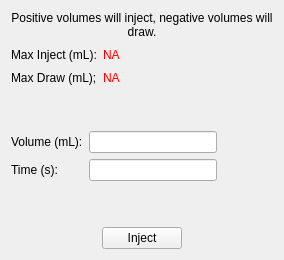
      <widget class="QWidget" name="Injection_tab">
       <attribute name="title">
        <string>Injection</string>
       </attribute>
       <layout class="QVBoxLayout" name="verticalLayout_8">
        <item>
         <layout class="QVBoxLayout" name="verticalLayout_7">
          <item>
           <widget class="QLabel" name="label_22">
            <property name="text">
             <string>Positive volumes will inject, negative volumes will draw.</string>
            </property>
            <property name="alignment">
             <set>Qt::AlignCenter</set>
            </property>
            <property name="wordWrap">
             <bool>true</bool>
            </property>
           </widget>
          </item>
         </layout>
        </item>
        <item>
         <layout class="QGridLayout" name="gridLayout_8">
          <item row="0" column="0">
           <widget class="QLabel" name="label_23">
            <property name="text">
             <string>Max Inject (mL):</string>
            </property>
           </widget>
          </item>
          <item row="1" column="0">
           <widget class="QLabel" name="label_24">
            <property name="text">
             <string>Max Draw (mL);</string>
            </property>
           </widget>
          </item>
          <item row="0" column="1">
           <widget class="QLabel" name="max_inject_i">
            <property name="enabled">
             <bool>true</bool>
            </property>
            <property name="minimumSize">
             <size>
              <width>128</width>
              <height>0</height>
             </size>
            </property>
            <property name="palette">
             <palette>
              <active>
               <colorrole role="WindowText">
                <brush brushstyle="SolidPattern">
                 <color alpha="255">
                  <red>255</red>
                  <green>0</green>
                  <blue>0</blue>
                 </color>
                </brush>
               </colorrole>
              </active>
              <inactive>
               <colorrole role="WindowText">
                <brush brushstyle="SolidPattern">
                 <color alpha="255">
                  <red>255</red>
                  <green>0</green>
                  <blue>0</blue>
                 </color>
                </brush>
               </colorrole>
              </inactive>
              <disabled>
               <colorrole role="WindowText">
                <brush brushstyle="SolidPattern">
                 <color alpha="255">
                  <red>106</red>
                  <green>104</green>
                  <blue>100</blue>
                 </color>
                </brush>
               </colorrole>
              </disabled>
             </palette>
            </property>
            <property name="text">
             <string>NA</string>
            </property>
           </widget>
          </item>
          <item row="1" column="1">
           <widget class="QLabel" name="max_draw_i">
            <property name="minimumSize">
             <size>
              <width>128</width>
              <height>0</height>
             </size>
            </property>
            <property name="palette">
             <palette>
              <active>
               <colorrole role="WindowText">
                <brush brushstyle="SolidPattern">
                 <color alpha="255">
                  <red>255</red>
                  <green>0</green>
                  <blue>0</blue>
                 </color>
                </brush>
               </colorrole>
              </active>
              <inactive>
               <colorrole role="WindowText">
                <brush brushstyle="SolidPattern">
                 <color alpha="255">
                  <red>255</red>
                  <green>0</green>
                  <blue>0</blue>
                 </color>
                </brush>
               </colorrole>
              </inactive>
              <disabled>
               <colorrole role="WindowText">
                <brush brushstyle="SolidPattern">
                 <color alpha="255">
                  <red>106</red>
                  <green>104</green>
                  <blue>100</blue>
                 </color>
                </brush>
               </colorrole>
              </disabled>
             </palette>
            </property>
            <property name="text">
             <string>NA</string>
            </property>
           </widget>
          </item>
          <item row="0" column="2">
           <spacer name="horizontalSpacer_7">
            <property name="orientation">
             <enum>Qt::Horizontal</enum>
            </property>
            <property name="sizeHint" stdset="0">
             <size>
              <width>40</width>
              <height>20</height>
             </size>
            </property>
           </spacer>
          </item>
         </layout>
        </item>
        <item>
         <spacer name="verticalSpacer_2">
          <property name="orientation">
           <enum>Qt::Vertical</enum>
          </property>
          <property name="sizeHint" stdset="0">
           <size>
            <width>20</width>
            <height>40</height>
           </size>
          </property>
         </spacer>
        </item>
        <item>
         <layout class="QGridLayout" name="gridLayout_9">
          <item row="0" column="0">
           <widget class="QLabel" name="label_27">
            <property name="text">
             <string>Volume (mL):</string>
            </property>
           </widget>
          </item>
          <item row="0" column="1">
           <widget class="QLineEdit" name="inject_amount_num">
            <property name="minimumSize">
             <size>
              <width>128</width>
              <height>0</height>
             </size>
            </property>
           </widget>
          </item>
          <item row="1" column="0">
           <widget class="QLabel" name="label_28">
            <property name="text">
             <string>Time (s):</string>
            </property>
           </widget>
          </item>
          <item row="0" column="2">
           <spacer name="horizontalSpacer_8">
            <property name="orientation">
             <enum>Qt::Horizontal</enum>
            </property>
            <property name="sizeHint" stdset="0">
             <size>
              <width>40</width>
              <height>20</height>
             </size>
            </property>
           </spacer>
          </item>
          <item row="1" column="1">
           <widget class="QLineEdit" name="inject_time_num">
            <property name="minimumSize">
             <size>
              <width>128</width>
              <height>0</height>
             </size>
            </property>
           </widget>
          </item>
         </layout>
        </item>
        <item>
         <spacer name="verticalSpacer">
          <property name="orientation">
           <enum>Qt::Vertical</enum>
          </property>
          <property name="sizeHint" stdset="0">
           <size>
            <width>20</width>
            <height>40</height>
           </size>
          </property>
         </spacer>
        </item>
        <item>
         <layout class="QHBoxLayout" name="horizontalLayout_9">
          <item>
           <spacer name="horizontalSpacer_10">
            <property name="orientation">
             <enum>Qt::Horizontal</enum>
            </property>
            <property name="sizeHint" stdset="0">
             <size>
              <width>40</width>
              <height>20</height>
             </size>
            </property>
           </spacer>
          </item>
          <item>
           <widget class="QPushButton" name="inject_button">
            <property name="text">
             <string>Inject</string>
            </property>
           </widget>
          </item>
          <item>
           <spacer name="horizontalSpacer_9">
            <property name="orientation">
             <enum>Qt::Horizontal</enum>
            </property>
            <property name="sizeHint" stdset="0">
             <size>
              <width>40</width>
              <height>20</height>
             </size>
            </property>
           </spacer>
          </item>
         </layout>
        </item>
       </layout>
      </widget>
